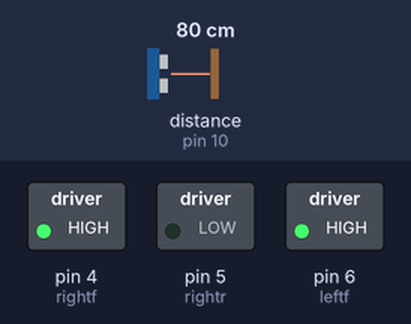
Bench run of a sketch on a simulated Arduino Uno, built with avr-gcc and run on an emulated ATmega328P. On the bench: switched loads named in the sketch (green lamp = pin HIGH). Wiring (inferred from the names in the program): ultrasonic range finder: trigger pin 9; echo pin 10. The test bench sets the inputs (shaded band); at power-on: distance to the obstacle (sensor on pin 10) 80 cm. The echo pulse lasts 58.3 µs per cm; pins used as bus, display or sensor lines are not drawn.

Above: at 1.2 s.
1.3 s: distance to the obstacle (sensor on pin 10) set to 18 cm
2.8 s: distance to the obstacle (sensor on pin 10) set to 14 cm
At 3.8 s:
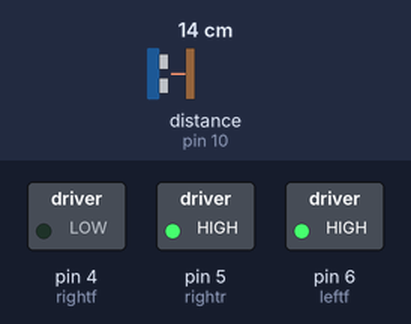
4.3 s: distance to the obstacle (sensor on pin 10) set to 48 cm
5.8 s: distance to the obstacle (sensor on pin 10) set to 54 cm
At 6.3 s:
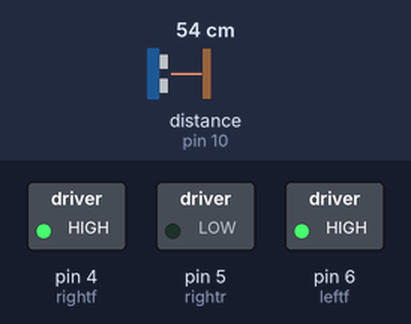
7.3 s: distance to the obstacle (sensor on pin 10) set to 2 cm
At 8.4 s:
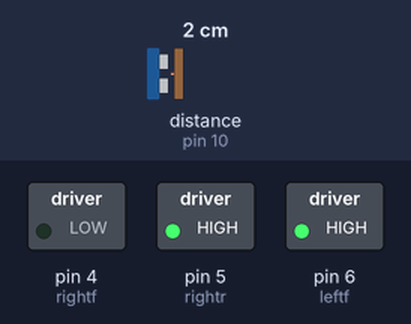
Timing chart, 0 to 9.8 s (numbered marks = the images above; inputs shaded):
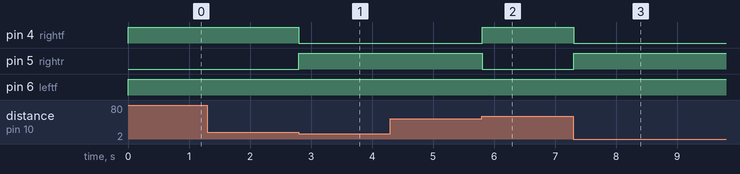

The sketch:

Collision_Avoidance_V.2.ino.ino
```cpp
// defining pins numbers
const int vcc = 8;	// Input power of the ultrasonic sensor
const int gnd = 11;	// Ground of the ultrasonic sensor
const int trigPin=9; // Trigger [the input pin of the ultrasonic sensor]
const int echoPin=10; // Echo [the output pin of the ultrasonic sensor]

// defining variables
int currentDist; // Current distance away from the obstacle [estimated by the ultrasonic sensor]
int rightf=4; // Right wheel forward actuator
int rightr=5; // Right wheel reverse actuator
int leftf=6;// Left wheel actuator [forward only]


void setup(){
  pinMode(trigPin,OUTPUT); // Sets the trigPin as an Output
  pinMode(echoPin,INPUT); // Sets the echoPin as an Input
  pinMode(rightf,OUTPUT); // Sets the right as an Output
  pinMode(rightr,OUTPUT); // Sets the right as an Output
  pinMode(leftf,OUTPUT); // Sets the left as an Output
  pinMode(vcc,OUTPUT); // Sets the right as an Output
  pinMode(gnd,OUTPUT); // Sets the right as an Output
}

int distance(){
/*The purpose of this method is to calculate the actual distance
* away from the nearst object by sending a signal and measuring
* the time between sending it and receiving it then the distance
* can be calculated from the voice propagtion speed in air equation
* the method provides an easy way to measure the distance instead
* of writing the code everytime
*/

   // defining variables
  long duration; // holds the duration between sending the signal and receiving it
  int distance; // holds the calculated distance in cm unit

   // Clearing the trigPin signal by setting it to low for 2 microseconds
  digitalWrite(trigPin,LOW);
  delayMicroseconds(2);

  /* Setting the trigPin on HIGH state for 10 microseconds to
  send a signal to detect if there is an obstacle in the path*/
  digitalWrite(trigPin,HIGH);
  delayMicroseconds(10);
  digitalWrite(trigPin,LOW);

  // Reading the echoPin, returns the sound wave travel time in microseconds
  duration=pulseIn(echoPin, HIGH);

  /* Calculating the distance as the duration holds the signal
   *length in microseconds and the voice propagation speed in air
   *is 340 m/s, this equation gives the distance in cm unit
   */
  distance=duration*.034/2;
  return distance;
}

void loop(){
//Vcc and gnd for the ultrasonic sensor
 digitalWrite(vcc,HIGH);
 digitalWrite(gnd,LOW);

 /*calling the distance method to
 * calculate the current distance away from the nearest obstacle
 * then test if the current distance is more than 15 cm keep
 * moving forward otherwise turn right until it finds a free
 * path with at a path at least 50cm away then move forward
 */
 currentDist=distance();
 if (currentDist > 15){
 // moving forward can be done by running the two wheels forward
   digitalWrite(rightf,HIGH);
   digitalWrite(rightr,LOW);
   digitalWrite(leftf,HIGH);
 }
 else if(currentDist <= 15){
   do{/* this loop will continue in turning the robot right until
		 the distance to the nearest object becomes less than or equal 50cm*/

   /* turning right can be done by runnig the right wheel
   reverse to back and the left wheel forward*/
   digitalWrite(rightf,LOW);
   digitalWrite(rightr,HIGH);
   digitalWrite(leftf,HIGH);
   currentDist=distance();
   }while(currentDist <=50);
 }
}
```

Measured:
- the behaviour switches between 17 and 16 cm on distance to the obstacle (sensor on pin 10) (found by bisection; images 0 and 1)
- the behaviour switches between 51 and 52 cm on distance to the obstacle (sensor on pin 10) (found by bisection; images 1 and 2)
- after the input at 1.3 s, every drawn part: stays the same
- after the input at 2.8 s, pin 4 (rightf): HIGH → LOW at once; pin 5 (rightr): LOW → HIGH at once
- after the input at 4.3 s, every drawn part: stays the same
- after the input at 5.8 s, pin 4 (rightf): LOW → HIGH at once; pin 5 (rightr): HIGH → LOW at once
- after the input at 7.3 s, pin 4 (rightf): HIGH → LOW at once; pin 5 (rightr): LOW → HIGH at once
